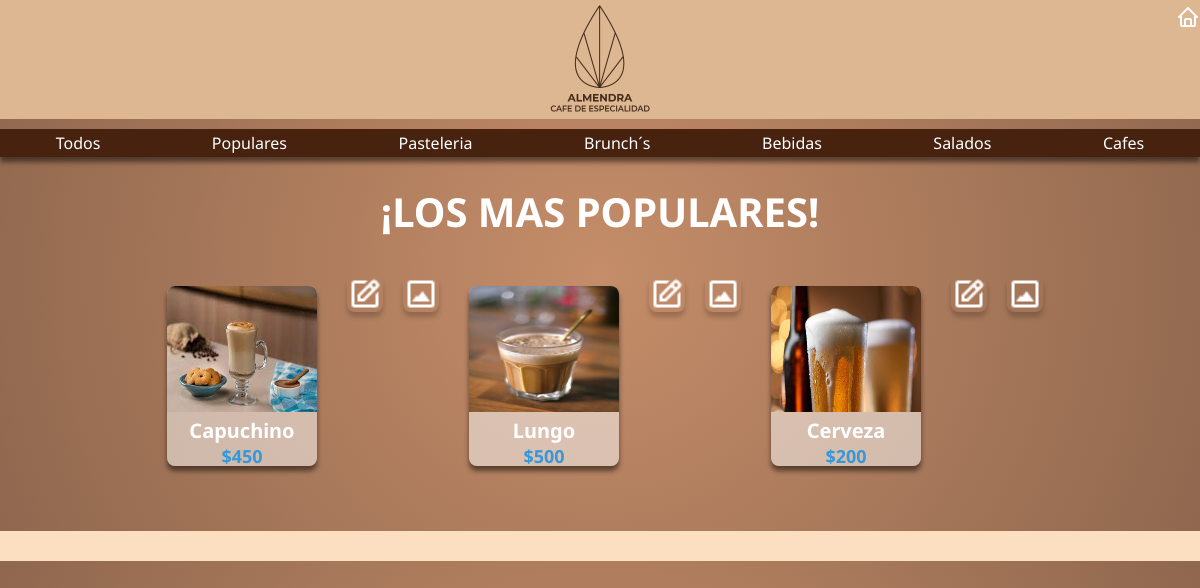
The page /opciones_populares on the database its author committed.
### almendra_app/models.py (models this page shows)
class populares_model(models.Model):
     imagen = models.ImageField(blank=True, null = True,upload_to='pasteleria/')
     titulo = models.CharField(max_length=42, blank = True, null = True)
     informacion = models.CharField(max_length=184, blank = True, null = True)
     precio = models.CharField(max_length=50, blank = True, null = True)

### almendra_app/views.py (the view)
# urls.py: path('opciones_populares',opciones_populares,name = 'opciones_populares'),
def opciones_populares(request):
    form_populares = populares_model.objects.all()
    return render (request,'almendra_app/opciones/populares/opciones_populares.html',{'form_populares':form_populares,})

### almendra_app/templates/almendra_app/opciones/populares/opciones_populares.html (shortened to what this page needs)
{% extends 'almendra_app/opciones/opciones.html' %}

### almendra_app/templates/almendra_app/opciones/opciones.html (shortened to what this page needs)
<!DOCTYPE html>
<html lang="en">
<head>
    {% load static %}
    <link rel="stylesheet" href="{% static 'almendra_app/styles_opciones.css' %}">
</head>
<body>
    {% block header %}
    <header>
        <div class="div_logo">
            <img src="{% static 'almendra_app/img/logo.png' %}" class="logo" >
        </div>
        <div class="div_home">
        <a href="#" id="home_button">
            <img class='home_icon' src="{% static 'almendra_app/icons/home.png' %}" alt="">
        </a>
    </div>
    </header>
    <section class="menu_horizontal">
        <div class="menu_container">
            <a href="{% url 'opciones' %}">Todos</a>
            <a href="{% url 'opciones_populares' %}">Populares</a>
            <a href="{% url 'opciones_pasteleria' %}">Pasteleria</a>
            <a href="{% url 'opciones_brunch' %}">Brunch´s</a>
            <a href="{% url 'opciones_bebidas' %}">Bebidas</a>
            <a href="{% url 'opciones_salados' %}">Salados</a>
            <a href="{% url 'opciones_cafes' %}"">Cafes</a>
        </div>
    </section>
    {% endblock %}
        {% block populares %}
    <h1 class="titulo">¡LOS MAS POPULARES!</h1>
        <div class="container">
                {% for po in form_populares %}
            <div class="targeta">
                <img src="{{ po.imagen.url }}" >
                <h4>{{ po.titulo }}</h4>
                <p>{{ po.precio }}</p>
            </div>
           <a href="#" onclick = 'editarProducto_populares({{ po.id }})'> <img class= 'edit_populares' id= '{{ p.categoria }}' src="{% static 'almendra_app/icons/edit.png' %}" alt=""></a>
           <a href="#" onclick = 'editarProducto_populares_img({{ po.id }})'> <img class= 'edit_img_populares'   src="{% static 'almendra_app/icons/add_img_white.png' %}" alt="" ></a>
            {% endfor %}
{% endblock %}
        </div>
 <footer>
 </footer>
</body>
</html>

### almendra_app/static/almendra_app/styles_opciones.css (style rules this page uses)
body { width: 100%; background-color: #C58D69; margin: 0%; text-align: center; font-family: 'Noto Sans', sans-serif; background: radial-gradient(circle at 50% 49%,rgba(197,141,105,1), rgb(143, 103, 78)) }
header { background-color: #dcb791; display: grid; grid-template-columns: repeat(3,1fr); padding: 5px 0px 5px 0px; }
.div_logo { grid-column: 2/3; display: flex; justify-content: center; align-items: center; }
.logo { width: 100px; }
.div_home { grid-column: 3/4; display: flex; justify-content: flex-end; align-items: self-start; }
.menu_container { background-color: #46220f; margin-top: 10px; height: 28px; display: flex; justify-content: space-around; align-items: center; box-shadow: 0 5px 5px rgba(0,0,0,0.5); }
.menu_container a { text-decoration: none; color: white; }
h1 { color: white; font-size: 40px; }
.container { width: 100%; height: 250px; display: flex; flex-wrap: wrap; justify-content: center; margin: 0; }
.container .targeta { width: 150px; height: 180px; border-radius: 8px; box-shadow: 0 5px 5px rgba(0,0,0,0.5); overflow: hidden; margin: 20px; text-align: center; transition: all 0.25s; background-color: rgba(255, 255, 255, 0.5); }
.container .targeta img { width: 100%; height: 70%; }
.container .targeta h4 { margin: 0px; font-size: 20px; color: white }
.container .targeta p { margin: auto; margin-bottom: 60px; padding: 0 1rem; font-size: 18px; font-weight: bold; color:#3498db; }
.edit_populares { width: 36px; border-radius: 8px; box-shadow: 0 5px 5px rgba(0,0,0,0.2); overflow: hidden; margin: 10px; }
.edit_img_populares { width: 36px; margin-left: 20px; border-radius: 8px; box-shadow: 0 5px 5px rgba(0,0,0,0.2); overflow: hidden; margin: 10px; }
footer { margin-top: 15px; background-color:#FCDEC0; height: 30px; }

### rows shown on the page
populares_model: imagen (picture), titulo "Capuchino", precio "$450"
populares_model: imagen (picture), titulo "Lungo", precio "$500"
populares_model: imagen (picture), titulo "Cerveza", precio "$200"
